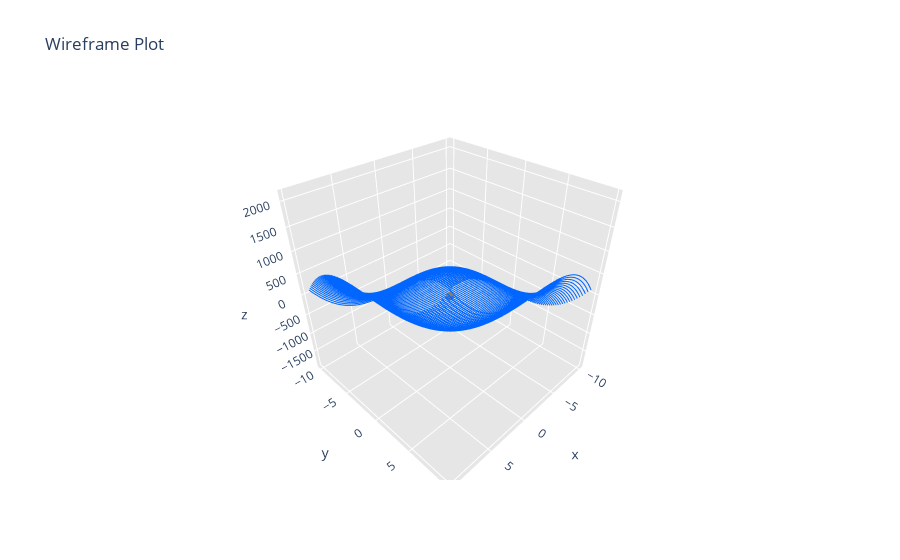

The notebook cell saved with this chart:
### Markdown cell above
## プラトーを説明するための関数(極小値を持たないことに注意)
$f(x,y)=x^3+(x+1)^2+y^3+(y+1)^2$

### Code cell
def fxy(x, y):
    return x**3 + (x+1)**2 +y**3 +(y+1)**2

#目的関数の値をつくる
axis_x = np.arange(-10,10,0.25)
axis_y = np.arange(-10,10,0.25)
mx, my = meshgrid(axis_x, axis_y) 
mz = fxy(mx, my)

# 3次元で描画
myplotly.graph3d(mx, my, mz, point_x=0,point_y=0,point_z=fxy(0,0), markersize=3)
